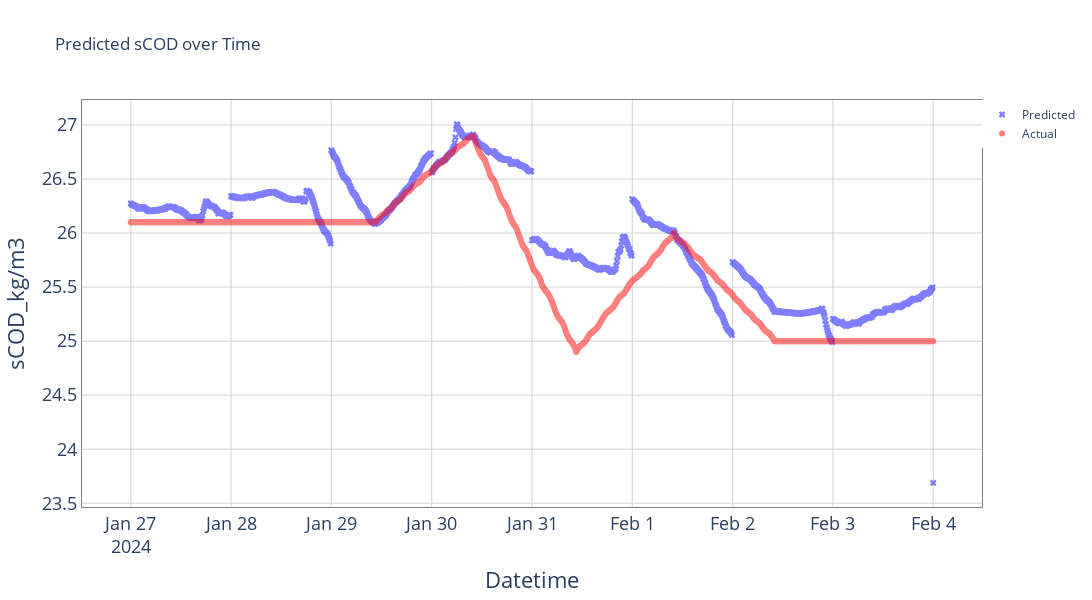

Notebook cell for this chart:
### Code cell
y_pred = y_pred.flatten().tolist()

trace1 = go.Scatter(
    x= df['datetime'],
    y=y_pred,
    mode='markers',
    marker=dict(color='blue', symbol='x'),
    name='Predicted',
    opacity=0.5
)

trace2 = go.Scatter(
    x= df['datetime'],
    y=test_dataset['sCOD_kg/m3'],
    mode='markers',
    marker=dict(color='red', symbol='circle'),
    name='Actual',
    opacity=0.5
)

# Create the figure
fig = go.Figure(data=[trace1, trace2])

# Update layout
fig.update_layout(
    title='Predicted sCOD over Time',
    xaxis_title='Datetime',
    yaxis_title= 'sCOD_kg/m3',
    xaxis=dict(
        # Uncomment and adjust the line below for datetime formatting, if needed
        # tickformat='%Y-%m-%d', 
        # tickmode='auto',  # or 'array', with tickvals and ticktext
    ),
    legend=dict(y=1, x=1),
    hovermode='closest',
    template='plotly',  # Choose a template as per your preference
    width=1200,  # Adjust the size as needed
    height=700
)



apply_fig_format(fig, 1200, 600)

### Figure 1 — Plotly figure (JSON) as saved in the notebook; plotly's stock layout.template omitted (floating-point values rounded to 4 significant figures; data arrays with more than 128 entries replaced by an {"elided": "..."} marker saying what was removed)
{"data": [{"marker": {"color": "blue", "symbol": "x"}, "mode": "markers", "name": "Predicted", "opacity": 0.5, "type": "scatter", "x": {"elided": "1156 str values"}, "y": {"elided": "1156 float values"}}, {"marker": {"color": "red", "symbol": "circle"}, "mode": "markers", "name": "Actual", "opacity": 0.5, "type": "scatter", "x": {"elided": "1156 str values"}, "y": {"elided": "1156 float values"}}], "layout": {"height": 600, "hovermode": "closest", "legend": {"x": 1, "y": 1}, "paper_bgcolor": "white", "plot_bgcolor": "white", "title": {"text": "Predicted sCOD over Time"}, "width": 1200, "xaxis": {"dtick": "D", "gridcolor": "lightgray", "linecolor": "gray", "linewidth": 1, "mirror": true, "showline": true, "tickfont": {"size": 18}, "title": {"font": {"size": 22}, "text": "Datetime"}}, "yaxis": {"gridcolor": "lightgray", "linecolor": "gray", "linewidth": 1, "mirror": true, "showline": true, "tickfont": {"size": 18}, "title": {"font": {"size": 22}, "text": "sCOD_kg/m3"}}}}
